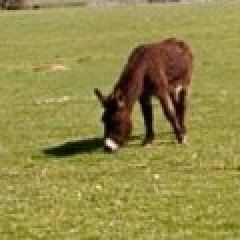
%> input picture images/d_o120.jpeg, 120 x 120 px (shown 2 times larger); the run also reads 1 picture not shown here
$ octave replaceTexture.m   (GNU Octave 9; MATLAB toolbox functions it lacks are replaced by stand-ins)
%> lines starting %> are read from the running program, lines starting %| are printed output that depends on the picture
### makeTexture.m
function outputImage = makeTexture(noise,target,original,mask)
noise = im2double(noise);
target = im2double(target);
original = im2double(original);
mask = im2double(mask);
%original= blend(mean(target), original, mask);
levels = 4;

noise = imhistmatch(noise,target);
%noise =(noise+ original+mask)/3;
noise = blend(noise,original,mask);
figure;
imshow(noise);
title('before loop');
n=zeros(size(noise));
analysis_pyr = buildSpyr(target,levels+1,'sp3.mat');
for iterations = 1:10
    %disp(iterations);
    synthesis_pyr  = buildSpyr(noise,levels+1,'sp3.mat');
    n = matchHistogram(analysis_pyr,synthesis_pyr);
    n = imhistmatch(n,target);
    n = imresize(n,size(original));
    n = blend(n,original,mask);
    nc = sum(sum(n-noise));
    disp(nc);
    noise=n;
    % [4 lines of commented-out code are left out]
end
outputImage = noise;
% [4 lines of commented-out code are left out]
end

### gaussian_filtering.m
function filtered_image = gaussian_filtering(im,sigma)
filtered_image = imgaussfilt(im,sigma);
end

### gaussianPyramid.m
function GaussianPyramid =gaussianPyramid(A,levels,sigma)
GaussianPyramid=cell(levels,1);
for i=1:levels
    if i==1
        GaussianPyramid{i,1}=im2double(A);
    else
    temp = gaussian_filtering(GaussianPyramid{i-1,1},sigma);
    %GaussianPyramid{i,1}=temp(1:2:end,1:2:end,:);
    GaussianPyramid{i,1} = imresize(temp,0.5);
    end
end

### blend.m
function blendedImage = blend(noise,original,mask )
noise_pry = gaussianPyramid(noise,5,0.2);
noise_pry = laplacianPyramid(noise_pry);

original_pry = gaussianPyramid(original,5,0.2);
original_pry = laplacianPyramid(original_pry);

mask_pry =  gaussianPyramid(mask,5,0.2);

blendedImage = blendPyramid(original_pry,noise_pry,mask_pry);

end

### laplacianPyramid.m
function LaplacianPyramid=laplacianPyramid(gaussiaPyrA)
levels=size(gaussiaPyrA,1);
LaplacianPyramid=cell(levels,1);
for i=levels:-1:1
    if i==levels
        %LaplacianPyramid{i,1}=im2double(gaussiaPyrA{levels,1});
        LaplacianPyramid{i,1}=gaussiaPyrA{levels,1};
    else
        [m,n,~]=size(gaussiaPyrA{i,1});
        temp=imresize(gaussiaPyrA{i+1,1},[m n]);
        %LaplacianPyramid{i,1}=im2double(gaussiaPyrA{i,1})-im2double(temp);
        LaplacianPyramid{i,1}=gaussiaPyrA{i,1}-temp;
    end
end
end

### blendPyramid.m
function [img,finalpyrA]=blendPyramid(pyrA,pyrB,pyrMask)
levels=size(pyrMask,1);
[~,~,thirdDimension] = size(pyrA{1,1});
A=cell(levels,1);
for l=1:levels
    for k = 1:thirdDimension
        A{l,1}(:,:,k)=pyrMask{l,1}.*pyrA{l,1}(:,:,k)+(1-pyrMask{l,1}).*pyrB{l,1}(:,:,k);
    end
    %imshow(A{l,1});
    %pause();
end
finalpyrA = A;
for i=levels-1:-1:1
    [m,n,~] = size(A{i,1});
    temp=imresize(A{i+1,1},[m n]);
    A{i,1}=A{i,1}+im2double(temp);
end
img=im2double(A{1,1});

end

### corrDn.m
function out = corrDn(im, filt, step)
filt = rot90(filt,2);
tmp=imfilter(im,filt,'circular');

% Downsampling
out = tmp(1:step(1):size(im,1), 1:step(2):size(im,2));

### buildSpyrLevs.m
function [coeff] = buildSpyrLevs(lo0,ht,lofilt,bfilts)
if (ht <= 1)
    % Reach the lowpass component
    coeff={lo0};
else

  nbands=length(bfilts);
  bands = cell(1,nbands);

  % Orientation bandpass
  for i = 1:nbands
    bands{i}=corrDn(lo0, bfilts{i},[1 1]);
  end
  % downsample by 2 along x and y dimension
  lo = corrDn(lo0, lofilt, [2 2]);

  % Recursive Calling
  temp = buildSpyrLevs(lo, ht-1, lofilt, bfilts);
  coeff=[{bands} temp];
end

### buildSpyr.m
function coeff = buildSpyr(im, ht,filter)
load(filter,'lo0filt','hi0filt','lofilt','bfilts');

hi0 = corrDn(im, hi0filt,[1 1]);
lo0 = corrDn(im, lo0filt,[1 1]);

temp = buildSpyrLevs(lo0, ht-1, lofilt, bfilts);

coeff = [hi0  temp];


### reconSpyrLevs.m
function out = reconSpyrLevs(coeff,lofilt,bfilts)
nbands = length(bfilts);

if  (length(coeff)==1)
% Only Lowpass left
    out = coeff{1};

else
% Bandpass residue
    bands=coeff{1};
    bres=zeros(size(coeff{1}{1}));
    for b = 1:nbands
        bres = bres+upConv(bands{b},bfilts{b},[1 1]);
    end

% Lowpass component are upsampled and convoluted
    temp = reconSpyrLevs(coeff(2:length(coeff)),lofilt, bfilts);
    temp=upConv(temp,lofilt,[2 2]);

% Add all residue together
    out=temp+bres;
end

### upConv.m
function out = upConv(im,filt,step)
stop = step .* size(im);
tmp = zeros(stop);
tmp(1:step(1):stop(1),1:step(2):stop(2)) = im;

% Convolution
out=imfilter(tmp,filt,'circular');

### matchHistogram.m
function outImage = matchHistogram(pyrA,pyrB)
tempA = pyrA{1,1};
tempB = pyrB{1,1};
A{1,1} = imhistmatch(tempA,tempB);

for i=2:length(pyrA)-1
    for j=1:4
        A{i}{j} = imhistmatch(pyrA{i}{j},pyrB{i}{j});
    end
end
A{length(pyrA)} = imhistmatch(pyrA{length(pyrA)},pyrB{length(pyrB)});

outImage = reconSpyr(A,'sp3.mat');
end

### reconSpyr.m
function out = reconSpyr(coeff, filter)
load(filter,'lo0filt','hi0filt','lofilt','bfilts');

res = reconSpyrLevs(coeff(2:length(coeff)),lofilt, bfilts);
temp = upConv(res, lo0filt,[1 1]);

highpass = upConv( coeff{1}, hi0filt,[1 1]);

out=highpass+temp;


### replaceTexture.m
clc;
clear all;
close all;

original = imread('d_o120.jpeg');
%> original is the input picture: size 120x120x3 uint8; mean R, G, B 147.4, 139.1, 71.8
mask = imread('d_mb120.jpg');
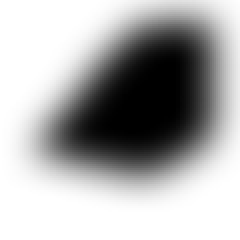
%> input picture images/d_mb120.jpg, 120 x 120 px (shown 2 times larger)
%> mask is the input picture: size 120x120x3 uint8; min 0, max 255, mean 173.3
target = imread('d_t120.jpg');
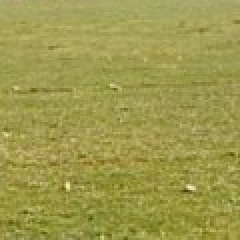
%> input picture images/d_t120.jpg, 120 x 120 px (shown 2 times larger)
%> target is the input picture: size 120x120x3 uint8; mean R, G, B 158.1, 153.6, 76.3

original = rgb2gray(original);
%> original: size 120x120 uint8
target = rgb2gray(target);
%> target: size 120x120 uint8
mask = rgb2gray(mask);
%> mask: size 120x120 uint8

original = imresize(original,[256,256]);
%> original: size 256x256 uint8
mask = imresize(mask,[256,256]);
%> mask: size 256x256 uint8
target = imresize(target,[256 256]);
%> target: size 256x256 uint8
%[n,m]=size(original);
noise = wgn(256,256,0);

x = makeTexture(noise,target,original,mask);
%> after the loop in gaussianPyramid, `for i=1:levels`: GaussianPyramid = 5 items
%> in laplacianPyramid, `levels=size(gaussiaPyrA,1);`: levels = 5
%> in laplacianPyramid, `LaplacianPyramid=cell(levels,1);`: LaplacianPyramid = {[], [], [], [], []}
%> the loop in laplacianPyramid, `for i=levels:-1:1` made 5 passes
%> (i, m, n) on passes 2, 4, 5: (4, 32, 32), (2, 128, 128), (1, 256, 256)
%> (m, n) on pass 3: (64, 64)
%> after the loop in laplacianPyramid, `for i=levels:-1:1`: LaplacianPyramid = 5 items
%> call 2 of gaussianPyramid, with levels = 5, sigma = 0.2
%> after the loop in gaussianPyramid (call 2), `for i=1:levels`:
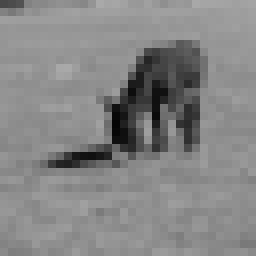
%> temp: size 32x32 double (shown 8 times larger); min 0.0192, max 0.666, mean 0.525
%> in laplacianPyramid (call 2), `LaplacianPyramid=cell(levels,1);`: LaplacianPyramid = {[], [], [], [], []}
%> the loop in laplacianPyramid (call 2), `for i=levels:-1:1` made 5 passes
%> pass 3, in laplacianPyramid (call 2), `temp=imresize(gaussiaPyrA{i+1,1},[m n]);`:
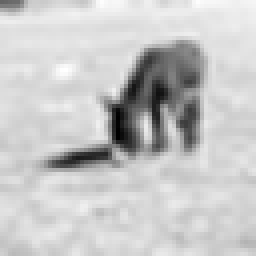
%> temp: size 64x64 double (shown 4 times larger); min -0.00159, max 0.672, mean 0.525; drawn with min black and max white
%> after the loop in laplacianPyramid (call 2), `for i=levels:-1:1`: LaplacianPyramid = 5 items
%> in blendPyramid, `[~,~,thirdDimension] = size(pyrA{1,1});`: thirdDimension = 1
%> in blendPyramid, `A=cell(levels,1);`: A = {[], [], [], [], []}
%> the loop in blendPyramid, `for l=1:levels` made 5 passes
%> after the loop in blendPyramid, `for l=1:levels`: A = 5 items
%> the loop in blendPyramid, `for i=levels-1:-1:1` made 4 passes
%> (m, n) on passes 2 to 3: (64, 64), (128, 128)
%> after the loop in buildSpyrLevs, `for i = 1:nbands`: bands = 4 items
%> in corrDn (call 12), `out = tmp(1:step(1):size(im,1), 1:step(2):size(im,2));`:
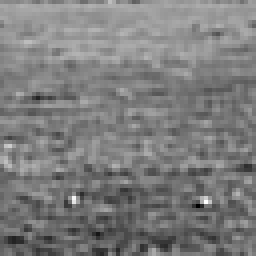
%> out: size 64x64 double (shown 4 times larger); min 1.55, max 3.06, mean 2.29; drawn with min black and max white
%> the loop in buildSpyrLevs (call 3), `for i = 1:nbands` made 4 passes
%> pass 3, in corrDn (call 15), `tmp=imfilter(im,filt,'circular');`:
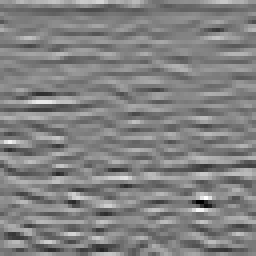
%> tmp: size 64x64 double (shown 4 times larger); min -0.289, max 0.278, mean -3.79e-19; drawn with min black and max white
%> in corrDn (call 17), `tmp=imfilter(im,filt,'circular');`:
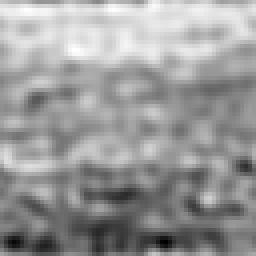
%> tmp: size 64x64 double (shown 4 times larger); min 3.76, max 5.12, mean 4.58; drawn with min black and max white
%> in buildSpyrLevs, `temp = buildSpyrLevs(lo, ht-1, lofilt, bfilts);`: temp = 3 items
%> in buildSpyrLevs, `coeff=[{bands} temp];`: coeff = 4 items
%> in buildSpyr, `coeff = [hi0  temp];`: coeff = 5 items
%> the loop in makeTexture, `for iterations = 1:10` made 10 passes
%> nc on passes 1 to 10: -1352.7, 75.45, 18.09, -0.886, -0.000979, 0, 0, 0, 0, 0
%| -1352.7
%| 75.449
%| 18.088
%| -0.8864
%| -9.7944e-04
%| 0
%| 0
%| 0
%> (further printed lines are left out)
figure;
imshow(x);
title('final');
x = imresize(x,[120,120]);
a = imread('d_im.jpg');
a = rgb2gray(a);
a = im2double(a);
%a(100:220,48:168)= x;
[n,m,d]=size(a);
%> n = 220; m = 304; d = 1
disp(n);
%| 220
disp(m);
%| 304
disp(d);
%| 1
for i=1:n
    for j=1:m
        if i>=48 && i<168 && j>=100 && j<220
            a(j,i)=x(j-99,i-47);
        end
    end
end
figure;
imshow(a);
